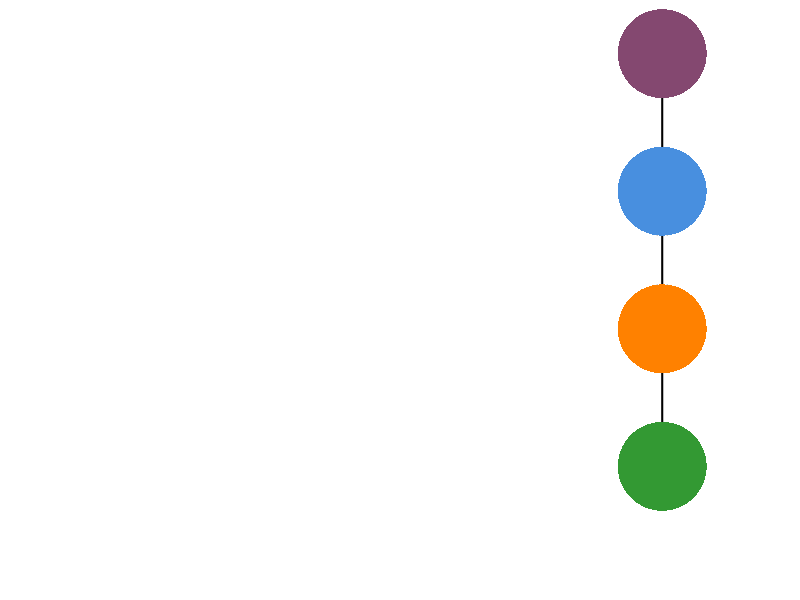

This figure's R source:


png("linear_food_chain.png", height = 5, width = 5, units = "in", res = 300)

par(mai=c(0.8,0.8,0,0), omi=rep(0,4))
## boundaries
ss <- 5
nn <- 7
rr <- ss*3
cc <- ss*nn
## mid-points
xm <- ss/2 + seq(0,cc-ss,ss)
ymt <- rr - ss/2
ymb <- ss/2
## arrow locs
x0t <- seq(ss, by=2*ss, len=3)
x1t <- x0t + ss
## empty plot space
plot(c(0,rr), c(0,cc), type="n", xlab="", ylab="",
     xaxt="n", yaxt="n", bty="n")
## top row: state
arrows(y0 = x0t, y1 = x1t, x0 = ymt, code = 3,
       col = "black", lwd = 2, length = 0.1)
symbols(y=xm[c(1,3,5,7)], x=rep(ymt,4), circles=rep(ss/5,4),
        lty="solid",  fg=NA, bg=c("#339933", "#ff8100", "#488fdf", "#844870"),
        inches=FALSE, add=TRUE, lwd=3)

dev.off()



